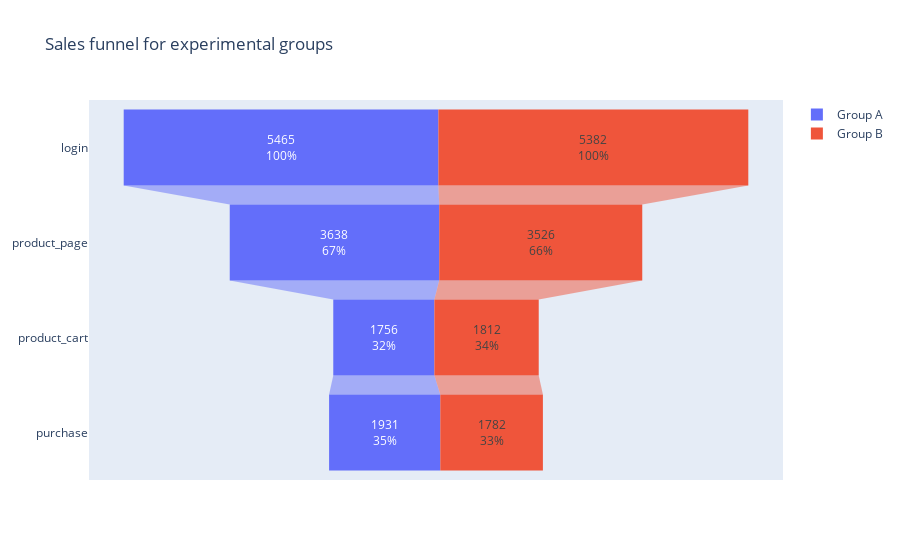

The notebook cell saved with this chart:
### Markdown cell above
From the technical description, the event funnel is login > product page > product_cart > purchase.

### Code cell
def create_funnel_data(df, group=None):
    if group:
        df = df[df['group'] == group]
    funnel_data = df.groupby('event_name')['user_id'].nunique().reset_index()
    funnel_data.columns = ['events', 'users']
    total_users = df['user_id'].nunique()
    funnel_data['share_%'] = (funnel_data['users'] / total_users * 100).round(2)
    
    # Ensure the events are in the desired order
    event_order = ['login', 'product_page', 'product_cart', 'purchase']
    funnel_data['event_order'] = funnel_data['events'].apply(lambda x: event_order.index(x))
    funnel_data = funnel_data.sort_values('event_order').drop(columns='event_order').reset_index(drop=True)
    
    return funnel_data


# Create funnel data for all groups
events_funnel = create_funnel_data(final_df)

# Create funnel data for group A
events_funnel_a = create_funnel_data(final_df, group='A')

# Create funnel data for group B
events_funnel_b = create_funnel_data(final_df, group='B')

# Display the funnel data for group A and B to verify
display(events_funnel)
display(events_funnel_a) 
display(events_funnel_b)

# Plot the funnel for both groups
fig = go.Figure()

fig.add_trace(go.Funnel(
    name='Group A',
    y=events_funnel_a['events'],
    x=events_funnel_a['users'], 
    textinfo="value+percent initial"))
fig.add_trace(go.Funnel(
    name='Group B',
    y=events_funnel_b['events'],
    x=events_funnel_b['users'], 
    textinfo="value+percent initial"))

fig.update_layout(title='Sales funnel for experimental groups')
fig.show()

### Figure 1 — Plotly figure (JSON) as saved in the notebook; plotly's stock layout.template omitted (floating-point values rounded to 4 significant figures)
{"data": [{"name": "Group A", "textinfo": "value+percent initial", "type": "funnel", "x": [5465, 3638, 1756, 1931], "y": ["login", "product_page", "product_cart", "purchase"]}, {"name": "Group B", "textinfo": "value+percent initial", "type": "funnel", "x": [5382, 3526, 1812, 1782], "y": ["login", "product_page", "product_cart", "purchase"]}], "layout": {"title": {"text": "Sales funnel for experimental groups"}}}
